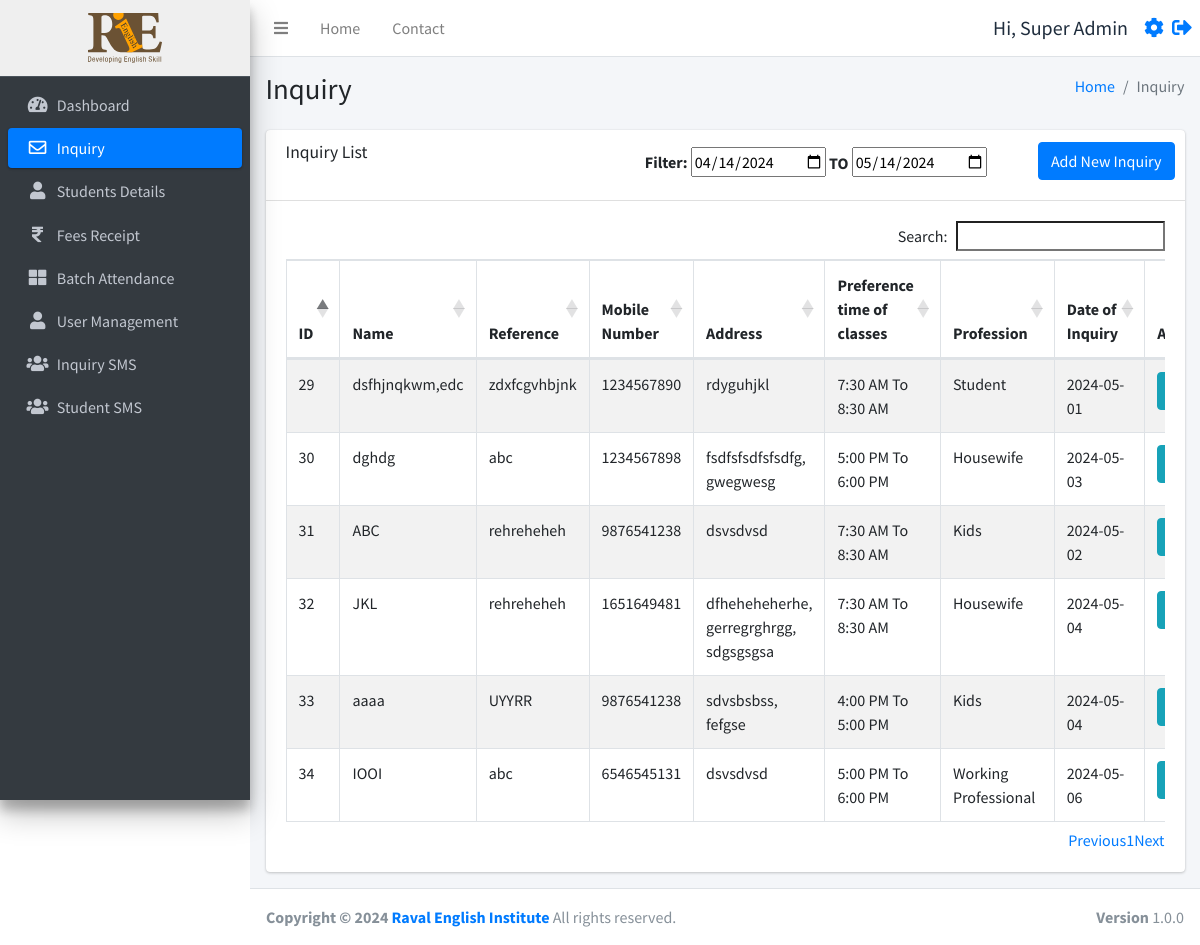
The app's page /inquiry.php (signed in) with its own data.
### tables this page shows
CREATE TABLE `users` (
  `id` int(11) NOT NULL,
  `username` varchar(255) NOT NULL,
  `fullname` varchar(255) NOT NULL,
  `email` varchar(255) NOT NULL,
  `mobile` varchar(15) NOT NULL,
  `password` varchar(255) NOT NULL,
  `status` int(11) NOT NULL,
  `created_at` timestamp NOT NULL DEFAULT current_timestamp()
);

CREATE TABLE `inquiryinfo` (
  `id` int(11) NOT NULL,
  `name` varchar(255) NOT NULL,
  `reference` varchar(255) NOT NULL,
  `address` varchar(255) NOT NULL,
  `mobile_number` varchar(10) NOT NULL,
  `time_of_classes` varchar(255) NOT NULL,
  `profession` varchar(255) NOT NULL,
  `date` date NOT NULL,
  `created_at` datetime DEFAULT current_timestamp()
);

### function.php (called while the page is built, shortened)
<?php
require_once('db.php');
function selectFromTable($tableName, $columns, $whereConditions) {
    global $db;
    try {
        $sql = "SELECT " . implode(', ', $columns) . " FROM $tableName";
        if (!empty($whereConditions)) {
            $sql .= " WHERE " . implode(' AND ', array_map(function ($col) {
                return "$col = :$col";
            }, array_keys($whereConditions)));
        }
        $stmt = $db->prepare($sql);
        foreach ($whereConditions as $col => $value) {
            $stmt->bindValue(":$col", $value);
        }
        $stmt->execute();
        return $stmt->fetchAll(PDO::FETCH_ASSOC);
    } catch (PDOException $e) {
        return false;
    }
}
?>

### inquiry.php (the view, shortened to what this page needs)
<!DOCTYPE html>
<html lang="en">
<head>
</head>
<?php include('./header.php');
require_once 'function.php';
$startDate = $_GET['start_date'] ?? date('Y-m-d', strtotime('-30 days'));
$endDate = $_GET['end_date'] ?? date('Y-m-d');
?>
<div class="content-wrapper">
    <div class="content-header">
        <div class="container-fluid">
            <div class="row mb-2">
                <div class="col-sm-6">
                    <h1 class="m-0">Inquiry</h1>
                </div>
                <div class="col-sm-6">
                    <ol class="breadcrumb float-sm-right">
                        <li class="breadcrumb-item"><a href="./dashboard.php">Home</a></li>
                        <li class="breadcrumb-item active">Inquiry</li>
                    </ol>
                </div>
            </div>
        </div>
    </div>
    <section class="content">
        <div class="container-fluid">
            <div class="row">
                <div class="col-12">
                    <div class="card">
                        <div class="card-header">
                            <h3 class="card-title mb-2">Inquiry List</h3>
                            <form method="GET" class="card-tools">
                                <label>Filter:</label>
                                <input type="date" id="start_date" name="start_date" value="<?= htmlspecialchars($startDate) ?>">
                                <b>TO</b>
                                <input class="mb-2" type="date" id="end_date" name="end_date" value="<?= htmlspecialchars($endDate) ?>">
                                <a href="./inquiryform.php" class="btn btn-primary mb-2 ml-5">Add New Inquiry</a>
                            </form>
                        </div>
                        <div class="card-body">
                            <div class="table-responsive">
                                <table id="example1" class="table table-bordered table-striped">
                                    <thead>
                                    <tr>
                                        <th>ID</th>
                                        <th>Name</th>
                                        <th>Reference</th>
                                        <th>Mobile Number</th>
                                        <th>Address</th>
                                        <th>Preference time of classes</th>
                                        <th>Profession</th>
                                        <th>Date of Inquiry</th>
                                        <th>Add</th>
                                    </tr>
                                    </thead>
                                    <tbody>
                                    <?php
                                    $rows = selectFromTable('inquiryinfo', ['id', 'name', 'reference', 'mobile_number', 'address', 'time_of_classes', 'profession', 'date'], []);
                                    foreach ($rows as $row) {
                                        echo "<tr data-date='{$row['date']}'>";
                                        echo "<td>{$row['id']}</td>";
                                        echo "<td>" . htmlspecialchars($row['name']) . "</td>";
                                        echo "<td>" . htmlspecialchars($row['reference']) . "</td>";
                                        echo "<td>" . htmlspecialchars($row['mobile_number']) . "</td>";
                                        echo "<td>" . htmlspecialchars($row['address']) . "</td>";
                                        echo "<td>" . htmlspecialchars($row['time_of_classes']) . "</td>";
                                        echo "<td>" . htmlspecialchars($row['profession']) . "</td>";
                                        echo "<td>" . htmlspecialchars($row['date']) . "</td>";
                                        echo "<td><a href='javascript:void(0);' onclick='confirmAdd(" . $row['id'] . ")' class='btn btn-info'>Add</a></td>";
                                        echo "</tr>";
                                    }
                                    ?>
                                    </tbody>
                                </table>
                            </div>
                        </div>
                    </div>
                </div>
            </div>
        </div>
    </section>
</div>
<?php include('./footer.php');?>

### header.php (shortened to what this page needs)
<?php
require_once 'db.php';
require_once ('function.php');
$user = selectFromTable('users', ['*'], ['id' => $_SESSION['user_id']]);
$user = $user[0];
$isFaculty = isset($_SESSION['user_status']) && $_SESSION['user_status'] === 'faculty';
$isAdmin = isset($_SESSION['user_status']) && $_SESSION['user_status'] === 'admin';
?>
<!DOCTYPE html>
<html lang="en">
<head>
  <link rel="stylesheet" href="./plugins/fontawesome-free/css/all.min.css">
  <link rel="stylesheet" href="https://code.ionicframework.com/ionicons/2.0.1/css/ionicons.min.css">
  <link rel="stylesheet" href="./plugins/icheck-bootstrap/icheck-bootstrap.min.css">
  <link rel="stylesheet" href="https://cdn.datatables.net/1.10.19/css/dataTables.bootstrap4.min.css">
  <link rel="stylesheet" href="./asset/css/adminlte.min.css">
  <link rel="stylesheet" href="./asset/css/style.css">
</head>
<body class="hold-transition sidebar-mini layout-fixed">
  <div class="wrapper">
    <nav class="main-header navbar navbar-expand navbar-white navbar-light sticky-top">
      <ul class="navbar-nav">
        <li class="nav-item">
          <a class="nav-link" data-widget="pushmenu" href="#" role="button"><i class="fas fa-bars"></i></a>
        </li>
        <li class="nav-item d-none d-sm-inline-block">
          <a href="./dashboard.php" class="nav-link">Home</a>
        </li>
        <li class="nav-item d-none d-sm-inline-block">
          <a href="#" class="nav-link">Contact</a>
        </li>
      </ul>
      <ul class="navbar-nav ml-auto">
        <li class="nav-item d-flex align-items-center">
          <span class="mr-3" style="font-size:20px;">Hi, <?php echo $user['fullname']; ?></span>
          <a href="./profile.php" style="font-size:20px;" class="d-block mr-2"><i class="fas fa-cog"></i></a>
          <a href="./logout.php" style="font-size:20px;"><i class="fas fa-sign-out-alt"></i></a>
        </li>
      </ul>
    </nav>
    <aside class="main-sidebar sidebar-dark-primary elevation-4">
      <a href="./dashboard.php" class="brand-link" style="text-align:center;background:#efefef;">
        <img src="./asset/img/logo.svg" alt="RIE logo Logo" style="height:50px;">
      </a>
      <div class="sidebar">
        <nav class="mt-2">
          <ul class="nav nav-pills nav-sidebar flex-column" data-widget="treeview" role="menu" data-accordion="false">
            <?php if (!$isFaculty): ?>
              <li class="nav-item">
                <a href="./dashboard.php" class="nav-link
            <?php if (strpos($_SERVER['REQUEST_URI'], 'dashboard.php') !== false) {
              echo "active";
            } ?>">
                  <i class="nav-icon fas fa-tachometer-alt"></i>
                  <p>
                    Dashboard
                  </p>
                </a>
              </li>
              <li class="nav-item">
                <a href="./inquiry.php" class="nav-link
            <?php if (strpos($_SERVER['REQUEST_URI'], 'inquiry.php') !== false) {
              echo "active";
            } ?>">
                  <i class="nav-icon far fa-envelope"></i>
                  <p>
                    Inquiry
                  </p>
                </a>
              <li class="nav-item">
                <a href="./studentsdetails.php" class="nav-link
            <?php if (strpos($_SERVER['REQUEST_URI'], 'studentsdetails.php') !== false) {
              echo "active";
            } ?>">
                  <i class="nav-icon fas fa-user"></i>
                  <p>
                    Students Details
                  </p>
                </a>
              </li>
              <li class="nav-item">
                <a href="./fees.php" class="nav-link
            <?php if (strpos($_SERVER['REQUEST_URI'], 'fees.php') !== false) {
              echo "active";
            } ?>">
                  <i class="nav-icon fas fa-rupee-sign"></i>
                  <p>
                    Fees Receipt
                  </p>
                </a>
              </li>
            <?php endif; ?>
            <li class="nav-item">
              <a href="./batch.php" class="nav-link
            <?php if (strpos($_SERVER['REQUEST_URI'], 'batch.php') !== false) {
              echo "active";
            } ?>">
                <i class="nav-icon fas fa-th-large"></i>
                <p>
                  Batch Attendance
                </p>
              </a>
            </li>
            <?php if (!$isFaculty && !$isAdmin): ?>
              <li class="nav-item">
                <a href="./user_management.php" class="nav-link
            <?php if (strpos($_SERVER['REQUEST_URI'], 'user_management.php') !== false) {
              echo "active";
            } ?>">
                  <i class="nav-icon fas fa-user"></i>
                  <p>
                  User Management
                  </p>
                </a>
              </li>
            <?php endif; ?>
            <?php if (!$isFaculty): ?>
              <li class="nav-item">
                <a href="./inquirysms.php" class="nav-link
            <?php if (strpos($_SERVER['REQUEST_URI'], 'inquirysms.php') !== false) {
              echo "active";
            } ?>">
                  <i class="nav-icon fas fa-users"></i>
                  <p>
                    Inquiry SMS
                  </p>
                </a>
              </li>
              <li class="nav-item">
                <a href="./studentsms.php" class="nav-link
            <?php if (strpos($_SERVER['REQUEST_URI'], 'studentsms.php') !== false) {
              echo "active";
            } ?>">
                  <i class="nav-icon fas fa-users"></i>
                  <p>
                    Student SMS
                  </p>
                </a>
              </li>
            <?php endif; ?>
          </ul>
        </nav>
      </div>
    </aside>

### header.php (style rules this page uses)
table thead tr { border: 2px solid #dee2e6 }
table thead { position: sticky; top: 0; background-color: white; }

### records on screen
users: fullname "Super Admin"
inquiryinfo: id "29", name "dsfhjnqkwm,edc", reference "zdxfcgvhbjnk", mobile_number "1234567890", address "rdyguhjkl", time_of_classes "7:30 AM To 8:30 AM", profession "Student", date "2024-05-01"
inquiryinfo: id "30", name "dghdg", reference "abc", mobile_number "1234567898", address "fsdfsfsdfsfsdfg, gwegwesg", time_of_classes "5:00 PM To 6:00 PM", profession "Housewife", date "2024-05-03"
inquiryinfo: id "31", name "ABC", reference "rehreheheh", mobile_number "9876541238", address "dsvsdvsd", time_of_classes "7:30 AM To 8:30 AM", profession "Kids", date "2024-05-02"
inquiryinfo: id "32", name "JKL", reference "rehreheheh", mobile_number "1651649481", address "dfheheheherhe, gerregrghrgg, sdgsgsgsa", time_of_classes "7:30 AM To 8:30 AM", profession "Housewife", date "2024-05-04"
inquiryinfo: id "33", name "aaaa", reference "UYYRR", mobile_number "9876541238", address "sdvsbsbss, fefgse", time_of_classes "4:00 PM To 5:00 PM", profession "Kids", date "2024-05-04"
inquiryinfo: id "34", name "IOOI", reference "abc", mobile_number "6546545131", address "dsvsdvsd", time_of_classes "5:00 PM To 6:00 PM", profession "Working Professional", date "2024-05-06"
